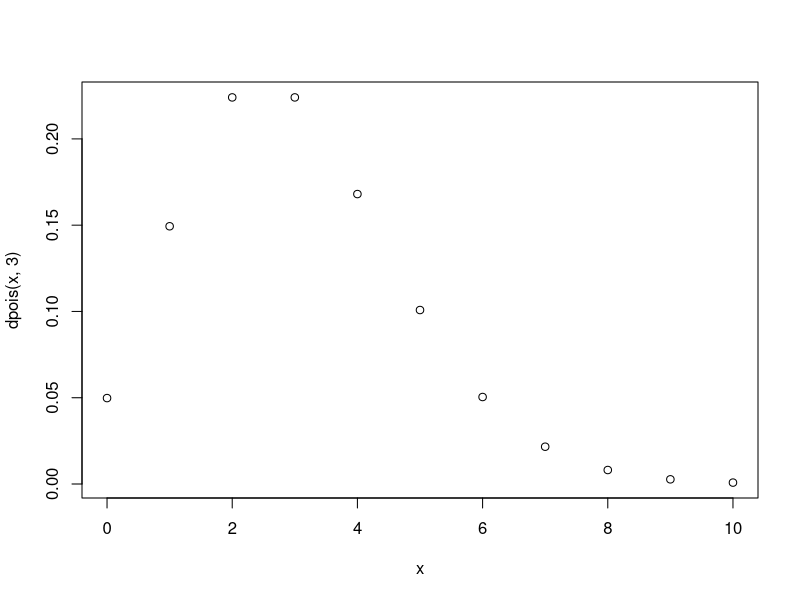
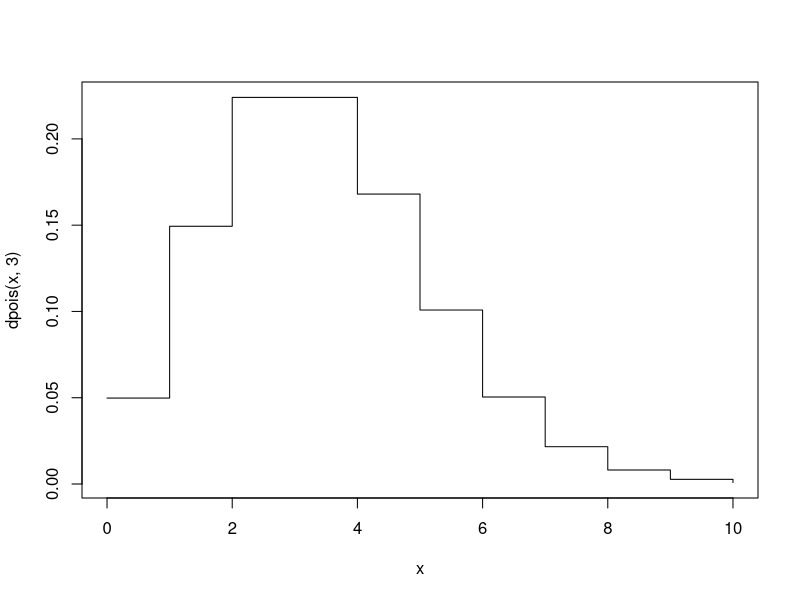
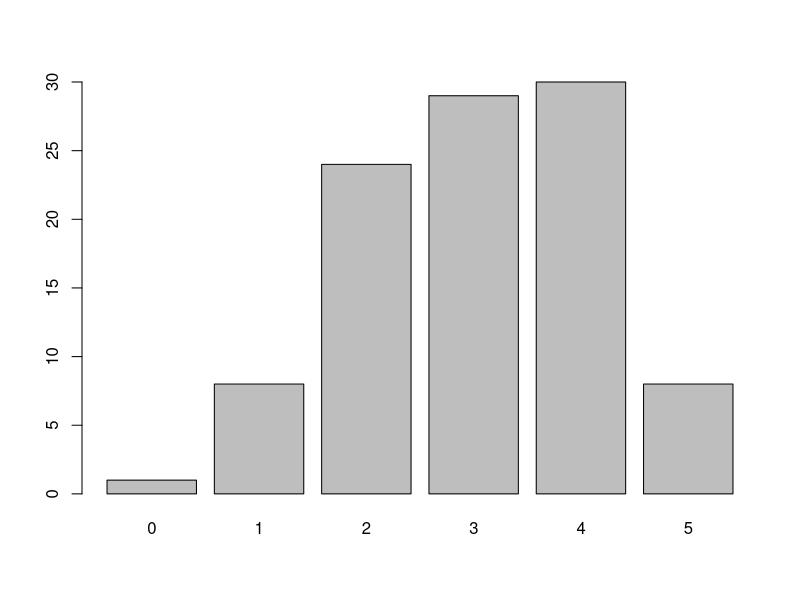
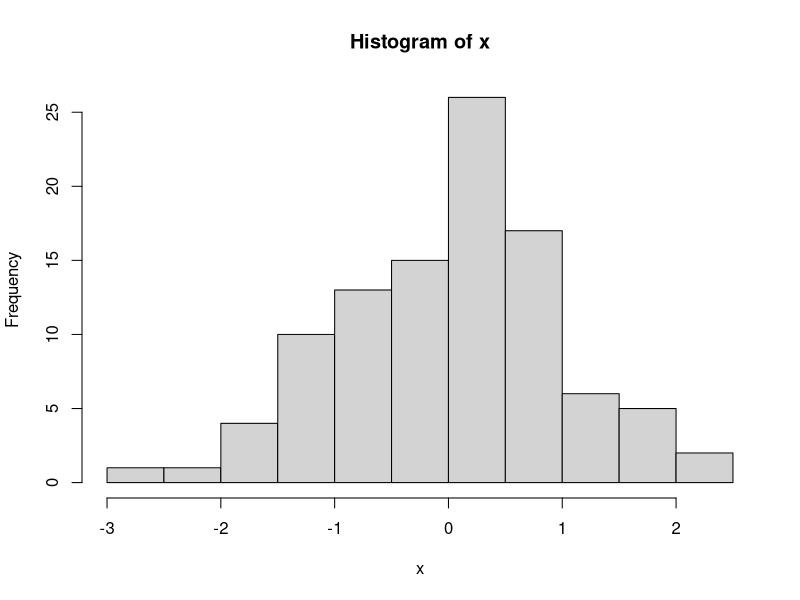
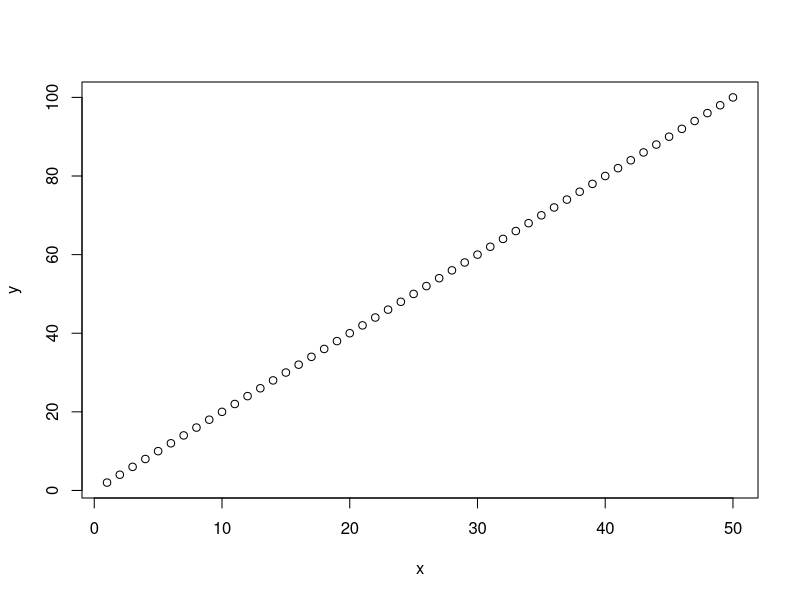
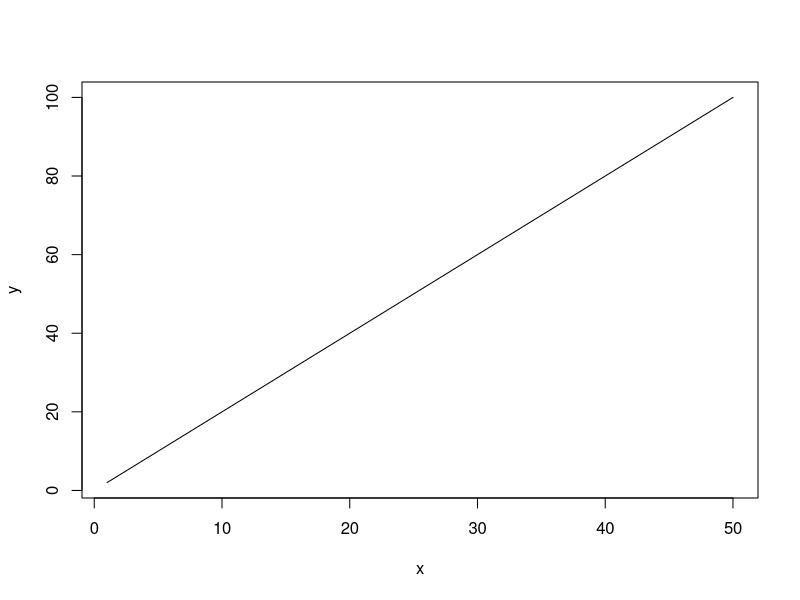
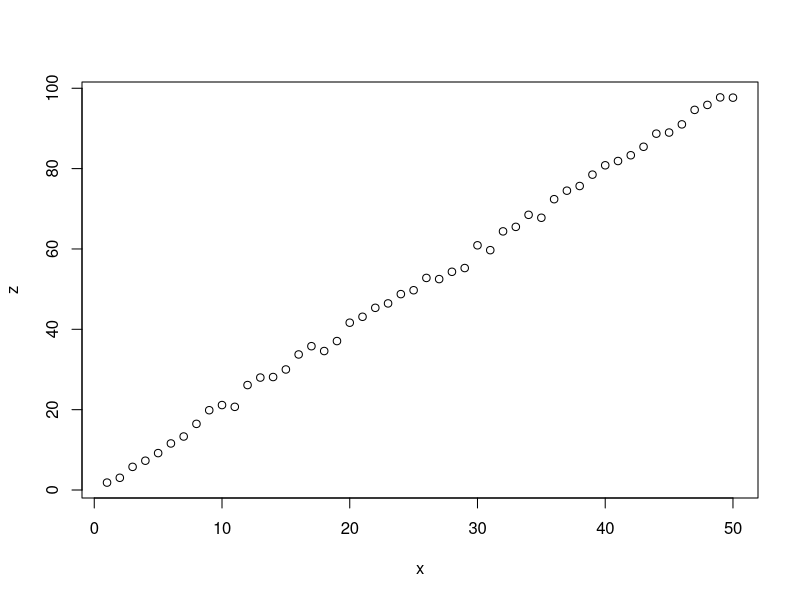
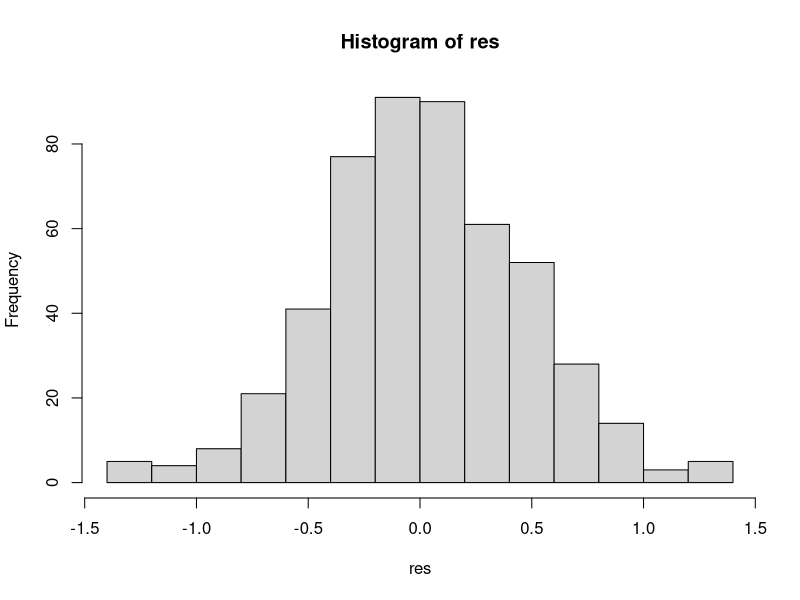

Write R code to recreate these figures, in order.
## ---- chunk 1
dnorm(0.5, 2, 3)-1/sqrt(2*pi*3^2)*exp(-(0.5-2)^2/(2*3^2))
## ---- chunk 2
x <- runif(10,0,1)
## ---- chunk 3
x <- rnorm(100, 2, 3)
## ---- chunk 4
x
## ---- chunk 5
summary(x)
## ---- chunk 6
x <- seq(0, 10, by = 1)
class(x)
plot(x, dpois(x, 3), type = "p")
## ---- chunk 7
plot(x, dpois(x,3), type = "s")
## ---- chunk 8
binom <- rbinom(100, size = 5, p = 0.6)
binom
table(binom)
## ---- chunk 9
barplot(table(binom))
## ---- chunk 10
x <- rnorm(100, 0,1)
hist(x)

## ---- chunk 11
x <- rnorm(100,1,1)
y <- rnorm(100,2,2)
z <- rnorm(100,3,3)

print("mean en variantie respectievelijk van x")
mean(x)
var(x)
print("mean en variantie respectievelijk van y")
mean(y)
var(y)
print("mean en variantie respectievelijk van z")
mean(z)
var(z)
## ---- chunk 12
x <- rnorm(100,1,1)
y <- rnorm(100,2,2)
z <- rnorm(100,3,3)

mean(x+y+z)
var(x+y+z)

## ---- chunk 13
x <- rep(1, times=50)
print(x)
sum(x)
## ---- chunk 14
x <- seq(1,50)
y <- 2*x
plot(x,y)
## ---- chunk 15
plot(x,y, type='l')
## ---- chunk 16
cor(x,y)
## ---- chunk 17
n <- rnorm(50, 0, 1)
x <- seq(1,50)
y <- 2*x
z <- n+y
cor(x,z)
plot(x,z)

## ---- chunk 18
N <- 500
n <- 5
res <- rep(0, N)

for(i in 1:N){
  vector <- rnorm(n)
  res[i] <- mean(vector)
}

hist(res)
## ---- chunk 19
N <- 500
n <- 5

obs <- matrix(rnorm(N*n), nrow = N)
res <- apply(obs, 1, mean)
hist(res)
## ---- chunk 20
obs <- runif(20)
obs
## ---- chunk 21
min(obs)
max(obs)
which.min(obs)
which.max(obs)
obs[which.min(obs)]
obs[which.max(obs)]
